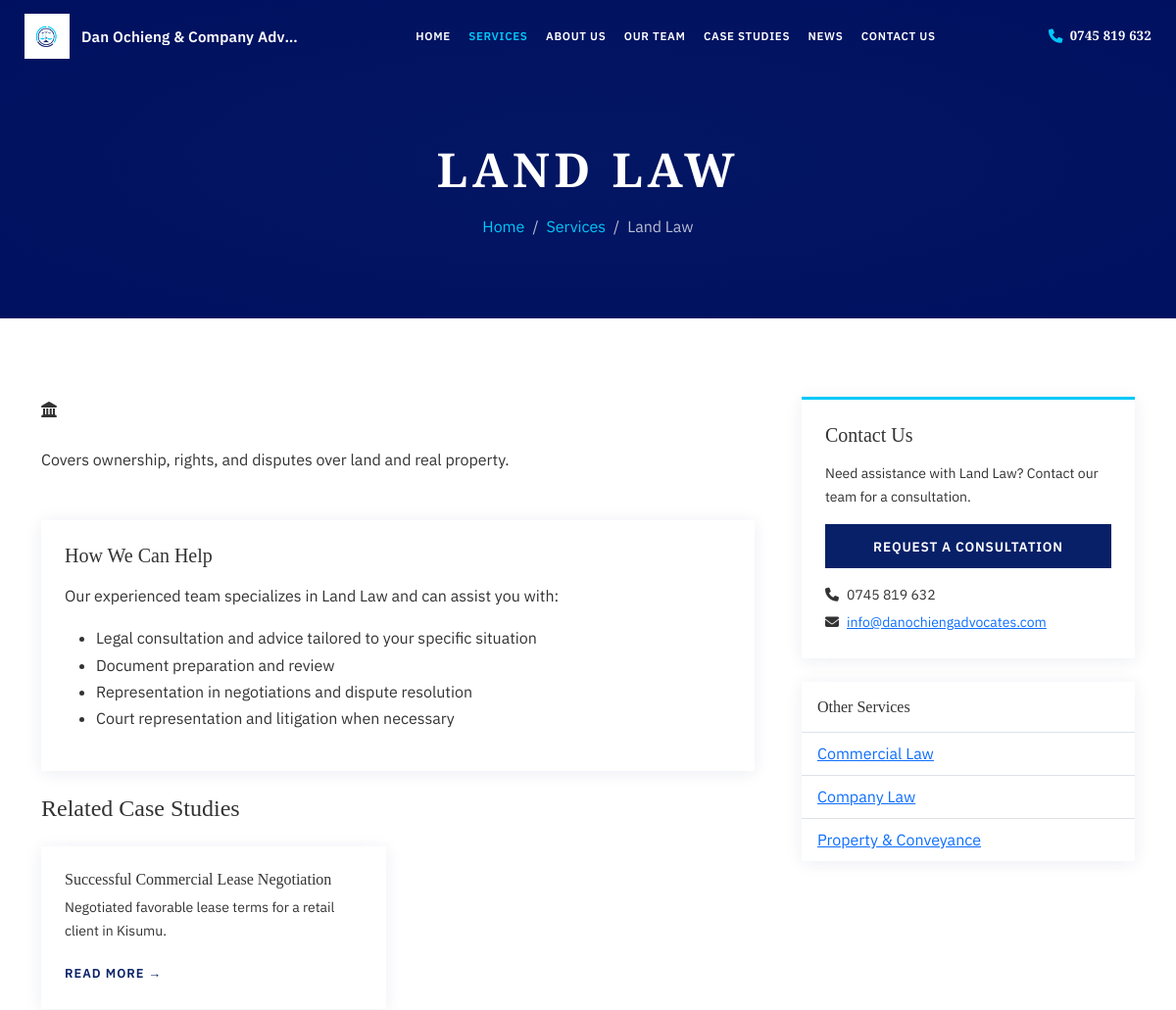
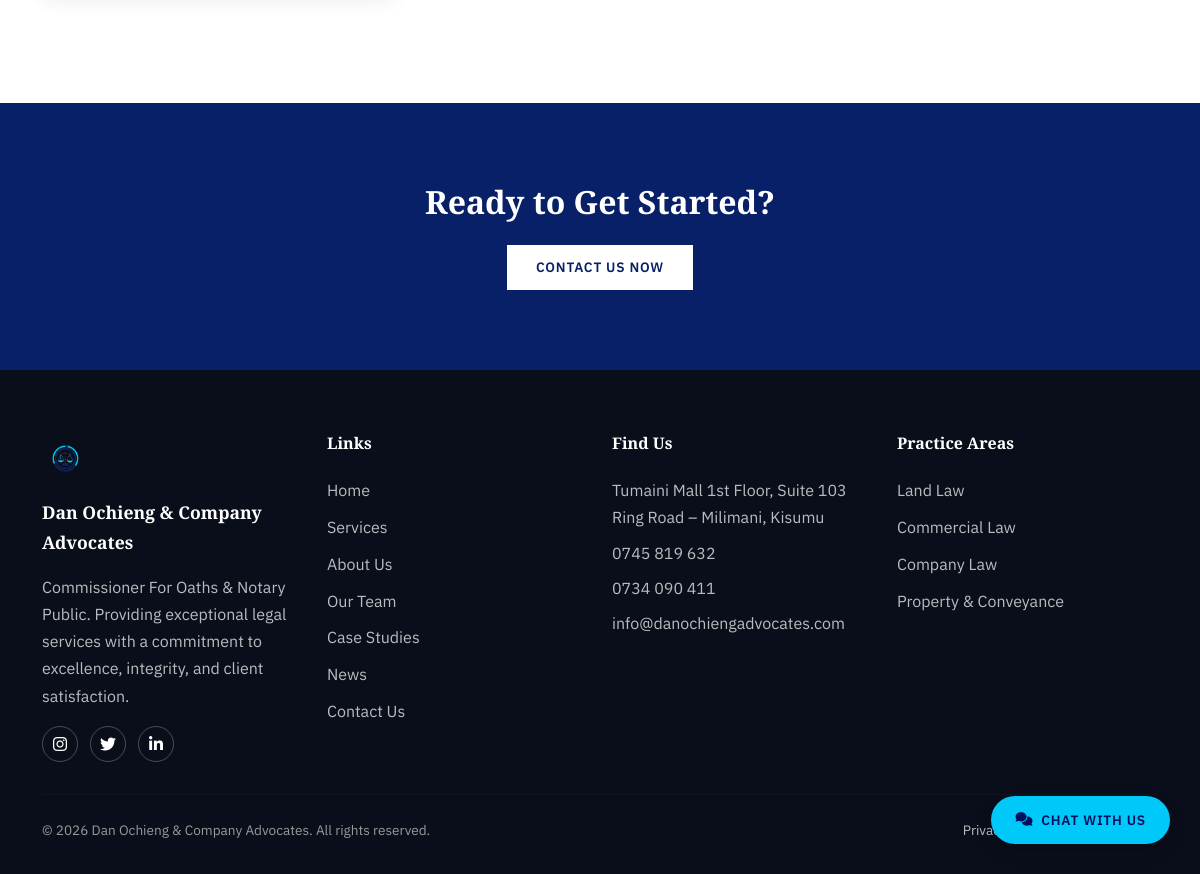
/services/land-law, run on the app's committed database (2 pictures, top to bottom).
### models.py (models this page shows, shortened)
class Service(db.Model):
    id = db.Column(db.Integer, primary_key=True)
    title = db.Column(db.String(120), nullable=False)
    slug = db.Column(db.String(150), unique=True, nullable=False)
    description = db.Column(db.Text, nullable=False)
    icon = db.Column(db.String(50))
    display_order = db.Column(db.Integer, default=0)
    is_active = db.Column(db.Boolean, default=True)
    created_at = db.Column(db.DateTime, default=datetime.utcnow)
    updated_at = db.Column(db.DateTime, default=datetime.utcnow, onupdate=datetime.utcnow)

class CaseStudy(db.Model):
    id = db.Column(db.Integer, primary_key=True)
    title = db.Column(db.String(150), nullable=False)
    slug = db.Column(db.String(200), unique=True, nullable=False)
    client = db.Column(db.String(100))
    summary = db.Column(db.Text, nullable=False)
    challenge = db.Column(db.Text)
    solution = db.Column(db.Text)
    outcome = db.Column(db.Text)
    service_id = db.Column(db.Integer, db.ForeignKey('service.id'), nullable=True)
    service = db.relationship('Service', backref=db.backref('case_studies', lazy=True))
    featured = db.Column(db.Boolean, default=False)
    is_active = db.Column(db.Boolean, default=True)
    created_at = db.Column(db.DateTime, default=datetime.utcnow)
    updated_at = db.Column(db.DateTime, default=datetime.utcnow, onupdate=datetime.utcnow)

### routes/main_routes.py (the view)
@main_bp.route('/services/<slug>')
def service_detail(slug):
    service = Service.query.filter_by(slug=slug, is_active=True).first_or_404()
    related_cases = CaseStudy.query.filter_by(service_id=service.id, is_active=True).all()
    return render_template(
        'service_detail.html',
        title=service.title,
        service=service,
        related_cases=related_cases,
    )

### templates/service_detail.html
{% extends "layout.html" %}
{% block body_class %}page-hero{% endblock %}
{% block content %}
<div class="page-header">
    <div class="container">
        <h1>{{ service.title }}</h1>
        <nav aria-label="breadcrumb">
            <ol class="breadcrumb">
                <li class="breadcrumb-item"><a href="{{ url_for('main.index') }}">Home</a></li>
                <li class="breadcrumb-item"><a href="{{ url_for('main.services') }}">Services</a></li>
                <li class="breadcrumb-item active" aria-current="page">{{ service.title }}</li>
            </ol>
        </nav>
    </div>
</div>
<section class="section-block section-white">
    <div class="container">
        <div class="row g-5">
            <div class="col-lg-8">
                {% if service.icon %}
                <div class="practice-icon mb-4"><i class="{{ service.icon }}"></i></div>
                {% endif %}
                <div class="content-body mb-5">{{ service.description|safe }}</div>
                <div class="card mb-4">
                    <div class="card-body p-4">
                        <h2 class="h5 mb-3">How We Can Help</h2>
                        <p>Our experienced team specializes in {{ service.title }} and can assist you with:</p>
                        <ul>
                            <li>Legal consultation and advice tailored to your specific situation</li>
                            <li>Document preparation and review</li>
                            <li>Representation in negotiations and dispute resolution</li>
                            <li>Court representation and litigation when necessary</li>
                        </ul>
                    </div>
                </div>
                {% if related_cases %}
                <h2 class="h4 mb-4">Related Case Studies</h2>
                <div class="row">
                    {% for case in related_cases %}
                    <div class="col-md-6 mb-4">
                        <div class="card h-100 case-study-card">
                            <div class="card-body p-4">
                                <h3 class="h6">{{ case.title }}</h3>
                                <p class="small">{{ case.summary|truncate(100) }}</p>
                                <a href="{{ url_for('main.case_study_detail', slug=case.slug) }}" class="link-arrow">Read more</a>
                            </div>
                        </div>
                    </div>
                    {% endfor %}
                </div>
                {% endif %}
            </div>
            <div class="col-lg-4">
                <div class="card mb-4" style="border-top: 3px solid var(--doa-cyan);">
                    <div class="card-body p-4">
                        <h2 class="h5 mb-3">Contact Us</h2>
                        <p class="small">Need assistance with {{ service.title }}? Contact our team for a consultation.</p>
                        <a href="{{ url_for('contact.contact', service=service.id) }}" class="btn btn-primary w-100 mb-3">Request a Consultation</a>
                        <p class="small mb-1"><i class="fas fa-phone me-2"></i>0745 819 632</p>
                        <p class="small mb-0"><i class="fas fa-envelope me-2"></i><a href="mailto:info@danochiengadvocates.com">info@danochiengadvocates.com</a></p>
                    </div>
                </div>
                <div class="card">
                    <div class="card-body p-0">
                        <div class="p-3 border-bottom"><h2 class="h6 mb-0">Other Services</h2></div>
                        <ul class="list-group list-group-flush">
                            {% for other_service in footer_services if other_service.id != service.id %}
                            <li class="list-group-item"><a href="{{ url_for('main.service_detail', slug=other_service.slug) }}">{{ other_service.title }}</a></li>
                            {% else %}
                            <li class="list-group-item"><a href="{{ url_for('main.services') }}">View all services</a></li>
                            {% endfor %}
                        </ul>
                    </div>
                </div>
            </div>
        </div>
    </div>
</section>
<section class="cta-section">
    <div class="container text-center">
        <h2 class="mb-4">Ready to Get Started?</h2>
        <a href="{{ url_for('contact.contact', service=service.id) }}" class="btn btn-white btn-lg">Contact Us Now</a>
    </div>
</section>
{% endblock %}

### templates/layout.html (shortened to what this page needs)
<!DOCTYPE html>
<html lang="en" data-bs-theme="light">
<head>
    <link rel="stylesheet" href="https://cdn.jsdelivr.net/npm/bootstrap@5.3.0/dist/css/bootstrap.min.css">
    <link rel="stylesheet" href="https://cdnjs.cloudflare.com/ajax/libs/font-awesome/6.4.0/css/all.min.css">
    <link rel="stylesheet" href="{{ url_for('static', filename='css/custom.css') }}">
</head>
<body class="{% block body_class %}{% endblock %}">
    {% block navbar %}
    <div class="doa-navbar-float" id="doaNavbarFloat">
        <nav class="navbar navbar-expand-xl navbar-light doa-navbar" id="doaNavbar">
            <div class="doa-navbar-inner px-3 px-lg-4">
                <a class="navbar-brand doa-brand" href="{{ url_for('main.index') }}">
                    <img src="{{ url_for('static', filename='images/logo/dan_ochieng_advocates_logo.png') }}"
                         alt="Dan Ochieng & Company Advocates"
                         class="doa-brand-logo"
                         width="46" height="46">
                    <span class="doa-brand-name">Dan Ochieng &amp; Company Advocates</span>
                </a>
                <div class="collapse navbar-collapse doa-navbar-collapse" id="navbarNav">
                    <ul class="navbar-nav doa-nav-menu">
                        <li class="nav-item doa-nav-item has-mega">
                            <a class="nav-link doa-nav-trigger {% if request.endpoint == 'main.index' %}active{% endif %}"
                               href="{{ url_for('main.index') }}">
                                Home
                            </a>
                        </li>
                        <li class="nav-item doa-nav-item has-mega">
                            <a class="nav-link doa-nav-trigger {% if request.endpoint in ['main.services','main.service_detail'] %}active{% endif %}"
                               href="{{ url_for('main.services') }}">
                                Services
                            </a>
                        </li>
                        <li class="nav-item doa-nav-item has-mega">
                            <a class="nav-link doa-nav-trigger {% if request.endpoint == 'main.about' %}active{% endif %}"
                               href="{{ url_for('main.about') }}">
                                About Us
                            </a>
                        </li>
                        <li class="nav-item doa-nav-item has-mega">
                            <a class="nav-link doa-nav-trigger {% if request.endpoint in ['main.team','main.team_member'] %}active{% endif %}"
                               href="{{ url_for('main.team') }}">
                                Our Team
                            </a>
                        </li>
                        <li class="nav-item doa-nav-item has-mega">
                            <a class="nav-link doa-nav-trigger {% if request.endpoint in ['main.case_studies','main.case_study_detail'] %}active{% endif %}"
                               href="{{ url_for('main.case_studies') }}">
                                Case Studies
                            </a>
                        </li>
                        <li class="nav-item doa-nav-item has-mega">
                            <a class="nav-link doa-nav-trigger {% if request.endpoint in ['main.blog','main.blog_detail'] %}active{% endif %}"
                               href="{{ url_for('main.blog') }}">
                                News
                            </a>
                        </li>
                        <li class="nav-item doa-nav-item has-mega">
                            <a class="nav-link doa-nav-trigger {% if request.endpoint == 'contact.contact' %}active{% endif %}"
                               href="{{ url_for('contact.contact') }}">
                                Contact Us
                            </a>
                        </li>
                    </ul>
                    <div class="doa-nav-tools">
                        <a href="tel:+254745819632" class="doa-nav-phone">
                            <i class="fas fa-phone" aria-hidden="true"></i>
                            <span>0745 819 632</span>
                        </a>
                    </div>
                </div>
            </div>
        </nav>
    </div>
    {% endblock %}
    {% block main_container %}
    <main class="main-content">
        {% block content %}{% endblock %}
    </main>
    {% endblock %}
    {% block footer %}
    <footer class="footer mt-auto">
        <div class="container">
            <div class="row">
                <div class="col-md-6 col-lg-3 mb-4 mb-lg-0">
                    <div class="footer-brand">
                        <img src="{{ url_for('static', filename='images/logo/dan_ochieng_advocates_logo.png') }}"
                             alt="Dan Ochieng & Company Advocates">
                        <div class="footer-brand-name">Dan Ochieng &amp; Company Advocates</div>
                    </div>
                    <p>Commissioner For Oaths &amp; Notary Public. Providing exceptional legal services with a commitment to excellence, integrity, and client satisfaction.</p>
                    <div class="social-icons">
                        <a href="https://www.instagram.com/stanlley_locke/" target="_blank" rel="noopener noreferrer" aria-label="Instagram"><i class="fab fa-instagram"></i></a>
                        <a href="https://x.com/stanley_wasonga" target="_blank" rel="noopener noreferrer" aria-label="Twitter"><i class="fab fa-twitter"></i></a>
                        <a href="https://www.linkedin.com/in/stanley-locke-a4b430327/" target="_blank" rel="noopener noreferrer" aria-label="LinkedIn"><i class="fab fa-linkedin-in"></i></a>
                    </div>
                </div>
                <div class="col-md-6 col-lg-3 mb-4 mb-lg-0">
                    <h5>Links</h5>
                    <ul class="list-unstyled">
                        <li><a href="{{ url_for('main.index') }}">Home</a></li>
                        <li><a href="{{ url_for('main.services') }}">Services</a></li>
                        <li><a href="{{ url_for('main.about') }}">About Us</a></li>
                        <li><a href="{{ url_for('main.team') }}">Our Team</a></li>
                        <li><a href="{{ url_for('main.case_studies') }}">Case Studies</a></li>
                        <li><a href="{{ url_for('main.blog') }}">News</a></li>
                        <li><a href="{{ url_for('contact.contact') }}">Contact Us</a></li>
                    </ul>
                </div>
                <div class="col-md-6 col-lg-3 mb-4 mb-lg-0">
                    <h5>Find Us</h5>
                    <ul class="list-unstyled">
                        <li class="mb-2">Tumaini Mall 1st Floor, Suite 103<br>Ring Road – Milimani, Kisumu</li>
                        <li class="mb-2"><a href="tel:+254745819632">0745 819 632</a></li>
                        <li class="mb-2"><a href="tel:+254734090411">0734 090 411</a></li>
                        <li><a href="mailto:info@danochiengadvocates.com">info@danochiengadvocates.com</a></li>
                    </ul>
                </div>
                <div class="col-md-6 col-lg-3">
                    <h5>Practice Areas</h5>
                    <ul class="list-unstyled">
                        {% if footer_services %}
                            {% for svc in footer_services %}
                            <li><a href="{{ url_for('main.service_detail', slug=svc.slug) }}">{{ svc.title }}</a></li>
                            {% endfor %}
                        {% else %}
                            <li><a href="{{ url_for('main.services') }}">View All Services</a></li>
                        {% endif %}
                    </ul>
                </div>
            </div>
            <hr>
            <div class="row align-items-center">
                <div class="col-md-6 text-center text-md-start footer-copyright">
                    <p class="mb-0">&copy; {{ now.year }} Dan Ochieng &amp; Company Advocates. All rights reserved.</p>
                </div>
                <div class="col-md-6 text-center text-md-end footer-copyright">
                    <p class="mb-0">
                        <a href="{{ url_for('main.privacy') }}">Privacy Policy</a> |
                        <a href="{{ url_for('main.terms') }}">Terms of Service</a>
                    </p>
                </div>
            </div>
        </div>
    </footer>
    {% endblock %}
    {% block chat_widget %}
    {% if not current_user.is_authenticated %}
        <div class="chat-widget-container">
            <a href="{{ url_for('chat.client_chat') }}"
               class="btn chat-widget-button shadow">
                <i class="fas fa-comments"></i>
                <span class="chat-label">Chat with us</span>
            </a>
        </div>
    {% endif %}
    {% endblock %}
</body>
</html>

### data on the page
Service: title "LAND LAW", title "Land Law", description "Covers ownership, rights, and disputes over land and real property."
CaseStudy: title "Successful Commercial Lease Negotiation", summary "Negotiated favorable lease terms for a retail client in Kisumu."
Service: title "Commercial Law"
Service: title "Company Law"
Service: title "Property & Conveyance"
